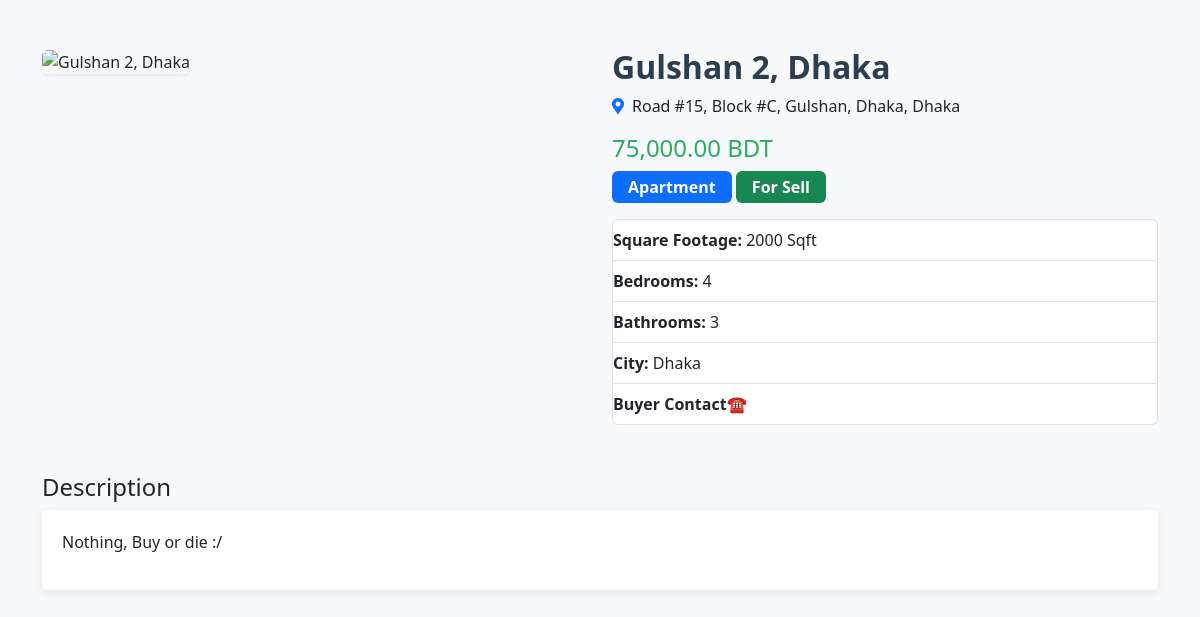
Screenshot of /property-details.php?id=14 with the database file from the repository.
### tables this page shows
CREATE TABLE `Listing` (
  `id` int(11) NOT NULL,
  `type` enum('Apartment','Villa','Home','Sublet','Building','Townhouse','Hostel','Garage') NOT NULL,
  `status` enum('For Sell','For Rent') NOT NULL,
  `title` varchar(255) NOT NULL,
  `price` decimal(10,2) NOT NULL,
  `address` varchar(255) NOT NULL,
  `city` varchar(100) NOT NULL,
  `country` varchar(100) NOT NULL,
  `sqft` int(11) NOT NULL,
  `bedrooms` int(11) DEFAULT NULL,
  `bathrooms` int(11) DEFAULT NULL,
  `image_url` varchar(2083) DEFAULT NULL,
  `created_at` timestamp NOT NULL DEFAULT current_timestamp(),
  `updated_at` timestamp NOT NULL DEFAULT current_timestamp() ON UPDATE current_timestamp(),
  `buyerContact` varchar(15) NOT NULL,
  `Description` varchar(500) NOT NULL
);

### property-details.php (the view, shortened to what this page needs)
<?php
include 'config.php';
if (isset($_GET['id'])) {
    $id = intval($_GET['id']);
    $stmt = $conn->prepare("SELECT * FROM listing WHERE id = ?");
    $stmt->bind_param("i", $id);
    $stmt->execute();
    $result = $stmt->get_result();
    $property = $result->fetch_assoc();
} else {
    die("Invalid property ID.");
}
?>
<!DOCTYPE html>
<html lang="en">
<head>
    <link href="https://cdn.jsdelivr.net/npm/bootstrap@5.3.0-alpha1/dist/css/bootstrap.min.css" rel="stylesheet">
    <link rel="stylesheet" href="https://cdnjs.cloudflare.com/ajax/libs/font-awesome/5.15.4/css/all.min.css">
</head>
<body>
<div class="container my-5">
    <div class="row">
        <div class="col-lg-6">
            <img class="img-fluid rounded shadow-sm" src="<?= htmlspecialchars($property['image_url']) ?>" alt="<?= htmlspecialchars($property['title']) ?>">
        </div>
        <div class="col-lg-6">
            <h1 class="property-title"><?= htmlspecialchars($property['title']) ?></h1>
            <p><i class="fa fa-map-marker-alt text-primary me-2"></i><?= htmlspecialchars($property['address']) ?>, <?= htmlspecialchars($property['city']) ?></p>
            <h3 class="price"><?= number_format($property['price'], 2) ?> BDT</h3>
            <div class="mb-3">
                <span class="badge bg-primary badge-custom"><?= htmlspecialchars($property['type']) ?></span>
                <span class="badge bg-success badge-custom"><?= htmlspecialchars($property['status']) ?></span>
            </div>
            <div class="property-details">
                <ul class="list-group">
                    <li class="list-group-item"><strong>Square Footage:</strong> <?= htmlspecialchars($property['sqft']) ?> Sqft</li>
                    <li class="list-group-item"><strong>Bedrooms:</strong> <?= htmlspecialchars($property['bedrooms'] ?? 'N/A') ?></li>
                    <li class="list-group-item"><strong>Bathrooms:</strong> <?= htmlspecialchars($property['bathrooms'] ?? 'N/A') ?></li>
                    <li class="list-group-item"><strong>City:</strong> <?= htmlspecialchars($property['city']) ?></li>
                    <li class="list-group-item"><strong>Buyer Contact☎️</strong> <?= htmlspecialchars($property['buyerContact']) ?></li>
                </ul>
            </div>
        </div>
    </div>
    <div class="row mt-5">
        <div class="col-12">
            <h4>Description</h4>
            <div class="property-description">
                <p><?= htmlspecialchars($property['Description'] ?? 'No description available') ?></p>
            </div>
        </div>
    </div>
</div>
</body>
</html>

### property-details.php (style rules this page uses)
body { background-color: #f8f9fa; }
.property-title { color: #2C3E50; font-size: 2rem; font-weight: bold; }
.price { color: #27AE60; font-size: 1.5rem; }
.badge-custom { font-size: 1rem; padding: 0.5rem 1rem; }
.property-description { background-color: #fff; padding: 20px; border-radius: 5px; box-shadow: 0 2px 10px rgba(0, 0, 0, 0.1); }
.property-details ul { padding-left: 0; }
.property-details ul li { list-style-type: none; padding: 8px 0; }
.property-details ul li strong { font-weight: 600; }

### rows the page displays
listing: title "Gulshan 2, Dhaka", address "Road #15, Block #C, Gulshan, Dhaka", city "Dhaka", price "75,000.00", type "Apartment", status "For Sell", sqft "2000", bedrooms "4", bathrooms "3", Description "Nothing, Buy or die :/"
